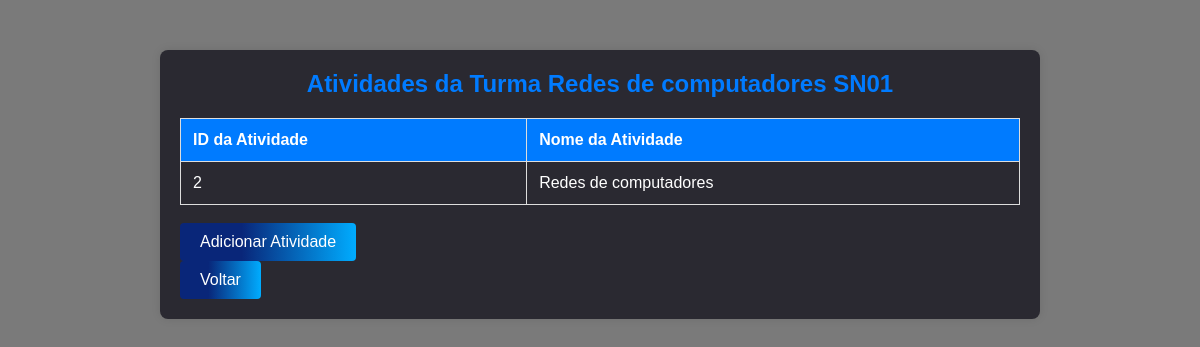
Page /saep/visualizar_cliente.php?turma_id=10 (signed in) on the committed database.
### tables this page shows
CREATE TABLE `turma` (
  `id` int(11) NOT NULL,
  `nome` varchar(100) NOT NULL,
  `qtd_aluno` varchar(16) DEFAULT NULL,
  `professor_id` int(11) DEFAULT NULL
);

CREATE TABLE `atividade` (
  `id` int(11) NOT NULL,
  `id_turma` int(11) DEFAULT NULL,
  `nome` varchar(100) NOT NULL
);

### saep/visualizar_cliente.php (the view, shortened to what this page needs)
<?php
include 'conexao.php';
$id_turma = $_GET['turma_id'];
$sql_turma = "SELECT * FROM turma WHERE id = $id_turma";
$resultado_turma = $conn->query($sql_turma);
$turma = $resultado_turma->fetch_assoc();
$sql_atividades = "SELECT * FROM atividade WHERE id_turma = $id_turma";
$resultado_atividades = $conn->query($sql_atividades);
if ($resultado_atividades->num_rows > 0) {
    $atividades = $resultado_atividades->fetch_all(MYSQLI_ASSOC);
} else {
    $atividades = array();
}
?>
<!DOCTYPE html>
<html lang="pt-br">
<head>
    <link rel="stylesheet" href="vizualizar.css">
</head>
<body>
<div class="container">
    <h2>Atividades da Turma <?php echo $turma['nome']; ?></h2>
    <table>
        <tr>
            <th>ID da Atividade</th>
            <th>Nome da Atividade</th>
        </tr>
        <?php
        foreach ($atividades as $atividade) {
            echo '<tr>';
            echo '<td>' . $atividade['id'] . '</td>';
            echo '<td>' . $atividade['nome'] . '</td>';
            echo '</tr>';
        }
        ?>
    </table>
    <br>
    <a href="adicionar_atividade.php?turma_id=<?php echo $id_turma; ?>" class="botao">Adicionar Atividade</a>
    <br>
    <a href="tela_gerente.php" class="botao">Voltar</a>
</div>
</body>
</html>

### saep/vizualizar.css (style rules this page uses)
body { font-family: Arial, sans-serif; background-color: #7A7A7A; margin: 0; padding: 0; }
.container { background-color: #2A2931; padding: 20px; border-radius: 8px; box-shadow: 0 0 10px rgba(0, 0, 0, 0.1); width: 70%; margin: 50px auto; }
h2 { text-align: center; color: #007bff; }
table { width: 100%; border-collapse: collapse; margin-top: 20px; }
th, td { border: 1px solid #ddd; padding: 12px; text-align: left; color: #fff; background-color: #2A2931; }
th { background-color: #007bff; color: #fff; }
button, a.botao { display: inline-block; background: rgb(9, 38, 121); background: linear-gradient(90deg, rgba(9, 38, 121, 1) 35%, rgba(0, 172, 255, 1) 100%); color: #fff; padding: 10px 20px; border: none; border-radius: 4px; cursor: pointer; text-decoration: none; text-align: center; }
a { color: #007bff; }
h2, .sair { margin: 0; }

### rows in the picture
turma: nome "Redes de computadores SN01"
atividade: id "2", nome "Redes de computadores"
